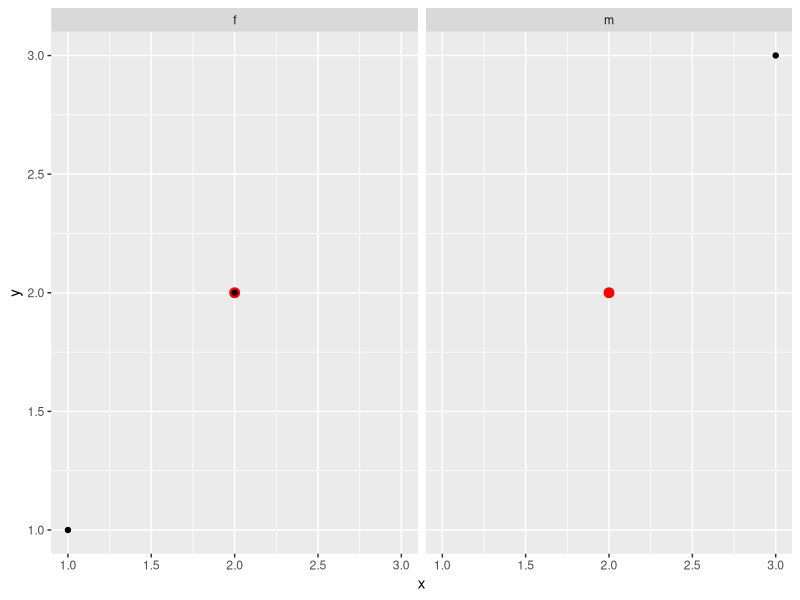

Generate this figure with R:

# -------------------------------------------------------------------------


library(ggplot2)

# -------------------------------------------------------------------------

          # Missing Facetting Variables #

# -------------------------------------------------------------------------

# If you are using facetting on a plot with multiple datasets, what happens
# when one of those datasets is missing the facetting variables? This situation
# commonly arises when you are adding contextual information that should be
# the same in all panels. For example, imagine you have a spatial display of
# disease faceted by gender. What happens when you add a map layer that
# does not contain the gender variable? Here ggplot will do what you expect:
#   it will display the map in every facet: missing facetting variables are treated
# like they have all values.

# -------------------------------------------------------------------------

df1 <- data.frame(x = 1:3, y = 1:3, gender = c("f", "f", "m"))
df2 <- data.frame(x = 2, y = 2)

# -------------------------------------------------------------------------

df1

# -------------------------------------------------------------------------

df2

# -------------------------------------------------------------------------

ggplot(df1, aes(x, y)) +
  geom_point(data = df2, colour = "red", size = 3) +
  geom_point() +
  facet_wrap(~gender)
